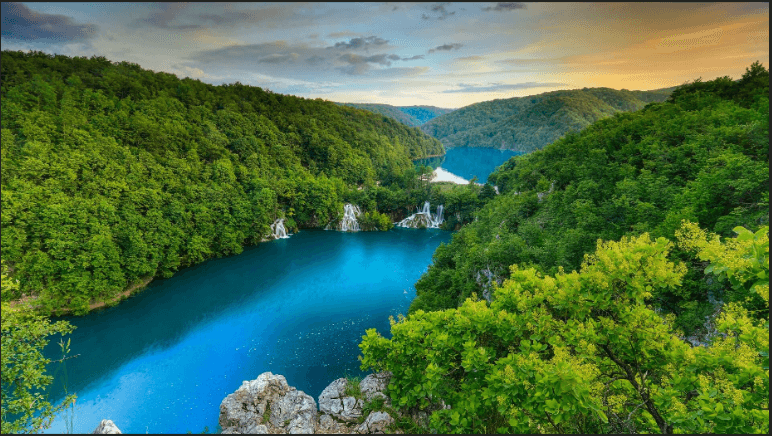
#> input picture Data/Images/demonstration-image.png, 772 x 436 px
$ jupyter execute 1.02_Segmentation_Using_K-Means_Clustering.ipynb
#> lines starting #> are read from the running program, lines starting #| are printed output that depends on the picture
## **Segmentation Using K-Means Clustering**

**Read This:** https://thepythoncode.com/article/kmeans-for-image-segmentation-opencv-python

K-means clustering is a popular method for image segmentation in OpenCV. The technique works by grouping pixels with similar colors or intensities into clusters. Here’s a step-by-step explanation and code for performing segmentation using K-means clustering:

#### **Steps:**
1. **Load the Image**: Read the input image using OpenCV.
2. **Reshape the Image**: Convert the image into a 2D array where each pixel is represented by its color/intensity values (e.g., RGB).
3. **Convert to Float32**: K-means in OpenCV requires data in `float32` format.
4. **Apply K-means**: Specify the number of clusters (`K`), criteria for convergence, and number of iterations.
5. **Reshape Back**: Map the clustered data back to the original image shape to visualize the segmented regions.

[cell 1]
import cv2
import numpy as np
import matplotlib.pyplot as plt

# Step 1: Load the image
image = cv2.imread("../Data/Images/demonstration-image.png")
#> image is the input picture: shape (436, 772, 3); mean B, G, R 73.1, 111.6, 75
image = cv2.cvtColor(image, cv2.COLOR_BGR2RGB)

# Step 2: Reshape the image into a 2D array of pixels and 3 color values (RGB)
pixel_values = image.reshape((-1, 3))
pixel_values = np.float32(pixel_values)  # Convert to float32

# Step 3: Define criteria and apply KMeans
# Criteria: (type, max_iter, epsilon)
criteria = (cv2.TERM_CRITERIA_EPS + cv2.TERM_CRITERIA_MAX_ITER, 100, 0.2)
k = 3  # Number of clusters
# cv2.kmeans(data, K, bestLabels, criteria, attempts, flags)
_, labels, centers = cv2.kmeans(
    pixel_values, k, None, criteria, 10, cv2.KMEANS_RANDOM_CENTERS
)
#> centers = [[13.04, 134.4, 185.3], [153.3, 160.3, 128.5], [52.34, 87.12, 30.72]]

# Step 4: Convert centers to uint8 and map labels to original image
centers = np.uint8(centers)
#> centers = [[13, 134, 185], [153, 160, 128], [52, 87, 30]]
segmented_image = centers[labels.flatten()]
segmented_image = segmented_image.reshape(image.shape)
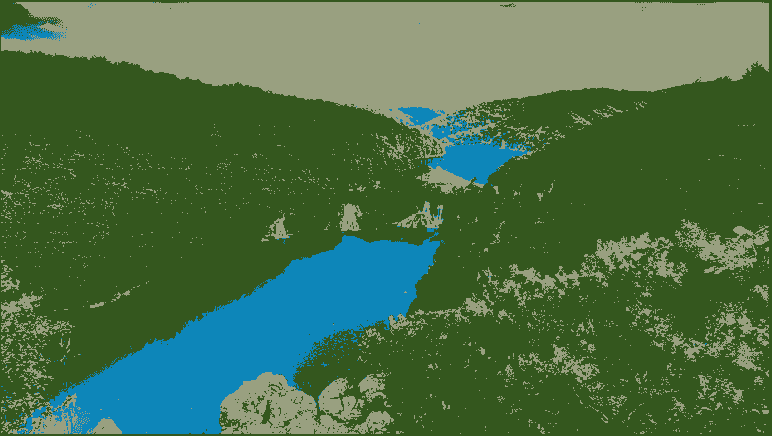
#> segmented_image: shape (436, 772, 3); mean R, G, B 74.7, 111.4, 72.5


images = [image, segmented_image]
titles = ["Original Image", f"Segmented Image (K={k})"]


plt.figure(figsize=(22, 10))
for i in range(len(images)):
    plt.subplot(1, 3, i + 1)
    plt.axis("off")
    plt.title(titles[i])
    plt.imshow(images[i])
#> this loop made 2 passes
plt.show()
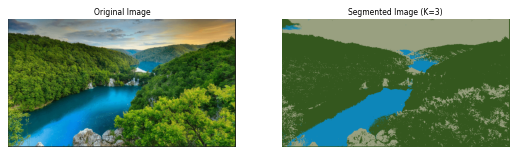
#> figure drawn by matplotlib, 2 panels
